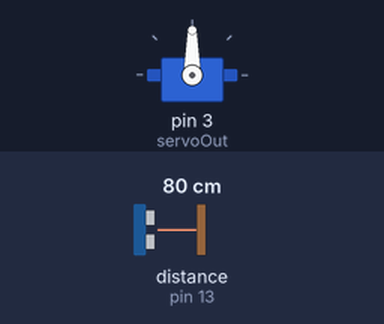
This sketch was run on a simulated Arduino Uno, built with avr-gcc and run on an emulated ATmega328P. Shown: servo. Wiring (inferred from the names in the program): ultrasonic range finder: trigger pin 8; echo pin 13. The test bench sets the inputs (shaded band); at power-on: distance to the obstacle (sensor on pin 13) 80 cm. The echo pulse lasts 58.3 µs per cm.

Above: at 1.2 s.
1.3 s: distance to the obstacle (sensor on pin 13) set to 17 cm
2.8 s: distance to the obstacle (sensor on pin 13) set to 14 cm
At 3.9 s:
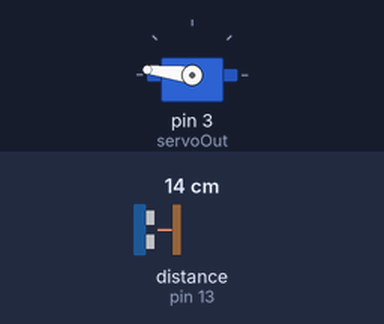
5.8 s: distance to the obstacle (sensor on pin 13) set to 2 cm
8.8 s: distance to the obstacle (sensor on pin 13) set to 4 cm
At 8.83 s:
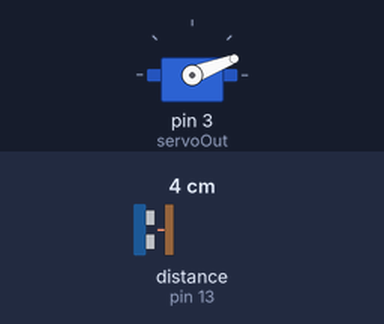
11.8 s: distance to the obstacle (sensor on pin 13) set to 9 cm
Timing chart, 0 to 15.8 s (numbered marks = the images above; inputs shaded):
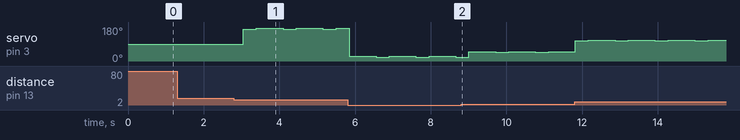

Measured:
- the behaviour switches between 15 and 14 cm on distance to the obstacle (sensor on pin 13) (found by bisection; images 0 and 1)
- after the input at 1.3 s, every drawn part: stays the same
- after the input at 2.8 s, servo on pin 3 (servoOut): alternates 173° for 0.70 s and 169° for 0.35 s, starting after 0.24 s

The sketch:

sensor_servo_interaction.ino
```cpp
  /**
 * Setup
 * -----
 *
 *  Using the PNG))) HC-SR04 sensor, hook up the following
 *    VCC  -> 5v out
 *    GND  -> GND
 *    Trig -> 8
 *    Echo -> 13
 *
 * As for LEDs, hook up the following:
 *   LED red -> 10
 *   LED green -> 6
 *
 * Add a pull-down resistor to the LEDs.
 *
 * For reference on HC-SR04, refer to the following article:
 * http://winkleink.blogspot.com.au/2012/05/arduino-hc-sr04-ultrasonic-distance.html
 */
#include <Servo.h>

//Sensor setup
int echo     = 13;
int trigger  = 8;

//Servo setup
Servo servo;
int servoOut = 3;

void setup()
{
    Serial.begin(9600);

    servo.attach(servoOut);

    pinMode(trigger, OUTPUT);
    pinMode(echo,    INPUT );
}

void loop() {
    int duration, distance;

    // Firing off sensor
    digitalWrite(trigger, LOW);
    delayMicroseconds(2);

    digitalWrite(trigger, HIGH);
    delayMicroseconds(10);
    digitalWrite(trigger, LOW);

    duration = pulseIn(echo, HIGH);

    if( duration < 850 ) {
        int pos = map(duration, 1,850,1,180);
        servo.write(pos);
        delay(100);
    }

    delay(250);
}
```
